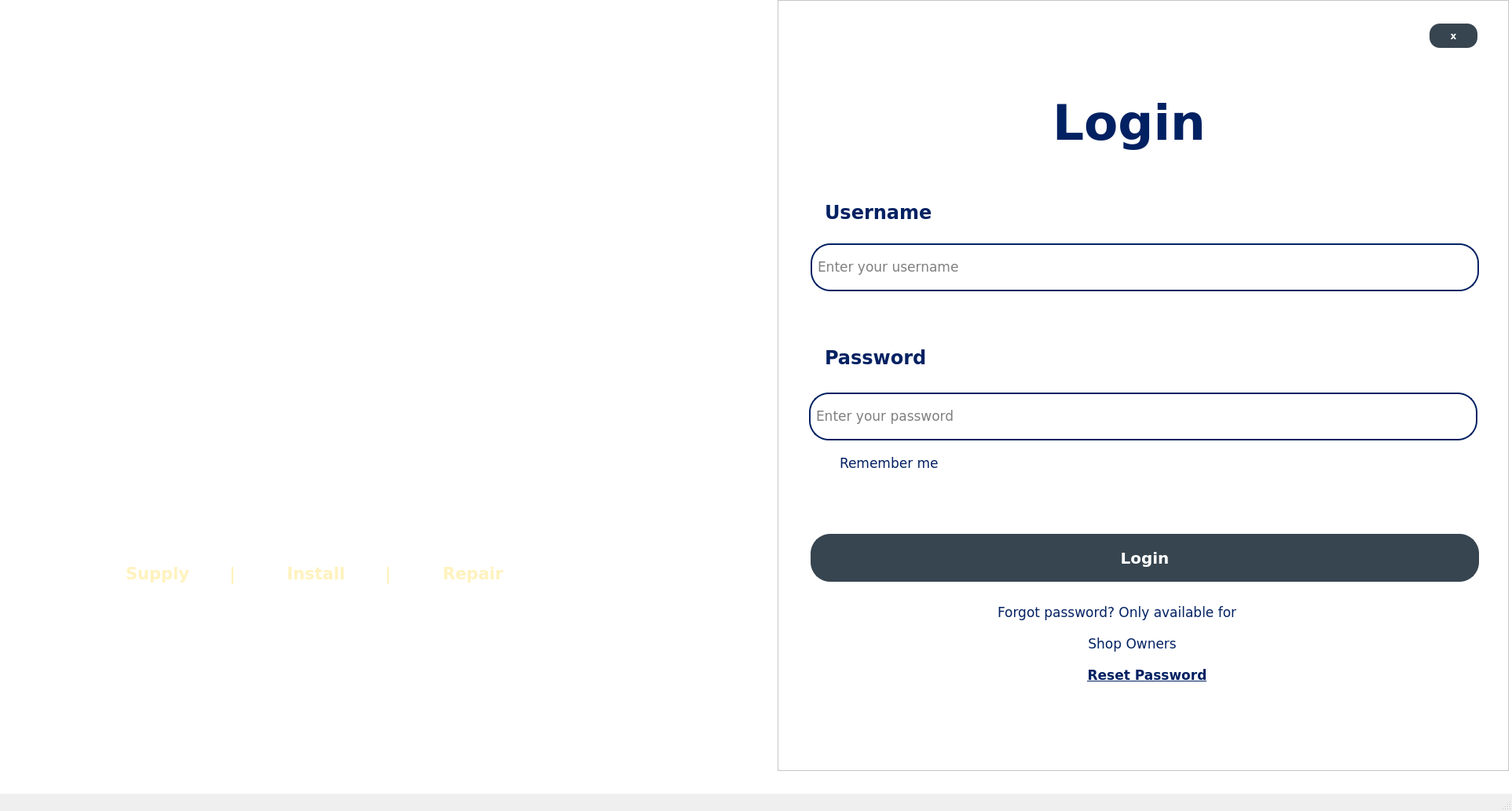
<?xml version="1.0" encoding="UTF-8"?>
<ui version="4.0">
 <class>LOGIN</class>
 <widget class="QMainWindow" name="LOGIN">
  <property name="geometry">
   <rect>
    <x>0</x>
    <y>0</y>
    <width>1925</width>
    <height>1033</height>
   </rect>
  </property>
  <property name="maximumSize">
   <size>
    <width>16777215</width>
    <height>16777215</height>
   </size>
  </property>
  <property name="windowTitle">
   <string>Inventory and Sales Management System</string>
  </property>
  <widget class="QWidget" name="centralwidget">
   <property name="styleSheet">
    <string notr="true">background-color: white;</string>
   </property>
   <widget class="QLabel" name="PIC">
    <property name="geometry">
     <rect>
      <x>0</x>
      <y>0</y>
      <width>1921</width>
      <height>982</height>
     </rect>
    </property>
    <property name="minimumSize">
     <size>
      <width>100</width>
      <height>40</height>
     </size>
    </property>
    <property name="maximumSize">
     <size>
      <width>16777215</width>
      <height>16777215</height>
     </size>
    </property>
    <property name="text">
     <string/>
    </property>
    <property name="pixmap">
     <pixmap resource="jj_owner_resources.qrc">:/JJimages/PIC_log_sign_in.png</pixmap>
    </property>
    <property name="scaledContents">
     <bool>true</bool>
    </property>
   </widget>
   <widget class="QLabel" name="label">
    <property name="geometry">
     <rect>
      <x>270</x>
      <y>130</y>
      <width>451</width>
      <height>331</height>
     </rect>
    </property>
    <property name="styleSheet">
     <string notr="true">background-color: transparent;</string>
    </property>
    <property name="text">
     <string/>
    </property>
    <property name="pixmap">
     <pixmap resource="jj_owner_resources.qrc">:/JJimages/JJLOGO.png</pixmap>
    </property>
    <property name="scaledContents">
     <bool>true</bool>
    </property>
   </widget>
   <widget class="QFrame" name="frame">
    <property name="geometry">
     <rect>
      <x>990</x>
      <y>0</y>
      <width>931</width>
      <height>982</height>
     </rect>
    </property>
    <property name="frameShape">
     <enum>QFrame::StyledPanel</enum>
    </property>
    <property name="frameShadow">
     <enum>QFrame::Raised</enum>
    </property>
    <widget class="QCheckBox" name="checkBox_rememberme">
     <property name="geometry">
      <rect>
       <x>60</x>
       <y>580</y>
       <width>201</width>
       <height>20</height>
      </rect>
     </property>
     <property name="font">
      <font>
       <family>Verdana</family>
       <pointsize>13</pointsize>
      </font>
     </property>
     <property name="styleSheet">
      <string notr="true">color: #022162;
font-family: &quot;Verdana&quot;, sans-serif; 
background: transparent;</string>
     </property>
     <property name="text">
      <string>Remember me</string>
     </property>
    </widget>
    <widget class="QPushButton" name="pushButton_xtolanding">
     <property name="geometry">
      <rect>
       <x>830</x>
       <y>30</y>
       <width>61</width>
       <height>31</height>
      </rect>
     </property>
     <property name="font">
      <font>
       <family>Verdana</family>
       <pointsize>9</pointsize>
       <weight>87</weight>
       <bold>true</bold>
      </font>
     </property>
     <property name="styleSheet">
      <string notr="true">border-radius: 13px; 
padding: 1px; 
font-weight: 700;
font-family: &quot;Verdana&quot;, sans-serif; 
background-color: #374550; 
color: white;</string>
     </property>
     <property name="text">
      <string>x</string>
     </property>
    </widget>
    <widget class="QLabel" name="label_2">
     <property name="geometry">
      <rect>
       <x>350</x>
       <y>90</y>
       <width>261</width>
       <height>131</height>
      </rect>
     </property>
     <property name="font">
      <font>
       <family>Verdana</family>
       <pointsize>47</pointsize>
       <weight>87</weight>
       <bold>true</bold>
      </font>
     </property>
     <property name="styleSheet">
      <string notr="true">color: #022162;
font-weight: 700;
font-family: &quot;Verdana&quot;, sans-serif; 
background: transparent;</string>
     </property>
     <property name="text">
      <string>Login</string>
     </property>
    </widget>
    <widget class="QLabel" name="label_3">
     <property name="geometry">
      <rect>
       <x>60</x>
       <y>240</y>
       <width>181</width>
       <height>61</height>
      </rect>
     </property>
     <property name="font">
      <font>
       <family>Verdana</family>
       <pointsize>18</pointsize>
       <weight>87</weight>
       <bold>true</bold>
      </font>
     </property>
     <property name="styleSheet">
      <string notr="true">color: #022162;
font-weight: 700;
font-family: &quot;Verdana&quot;, sans-serif; 
background: transparent;</string>
     </property>
     <property name="text">
      <string>Username</string>
     </property>
    </widget>
    <widget class="QLabel" name="label_9">
     <property name="geometry">
      <rect>
       <x>60</x>
       <y>420</y>
       <width>181</width>
       <height>71</height>
      </rect>
     </property>
     <property name="font">
      <font>
       <family>Verdana</family>
       <pointsize>18</pointsize>
       <weight>87</weight>
       <bold>true</bold>
      </font>
     </property>
     <property name="styleSheet">
      <string notr="true">color: #022162;
font-weight: 700;
font-family: &quot;Verdana&quot;, sans-serif; 
background: transparent;</string>
     </property>
     <property name="text">
      <string>Password</string>
     </property>
    </widget>
    <widget class="QLineEdit" name="login_usrname">
     <property name="geometry">
      <rect>
       <x>42</x>
       <y>310</y>
       <width>851</width>
       <height>61</height>
      </rect>
     </property>
     <property name="font">
      <font>
       <family>Verdana</family>
       <pointsize>13</pointsize>
      </font>
     </property>
     <property name="styleSheet">
      <string notr="true">border: 2px solid #022162; 
border-radius: 25px; 
padding: 5px;
font-family: &quot;Verdana&quot;, sans-serif; </string>
     </property>
     <property name="placeholderText">
      <string>Enter your username</string>
     </property>
    </widget>
    <widget class="QLineEdit" name="login_password">
     <property name="geometry">
      <rect>
       <x>40</x>
       <y>500</y>
       <width>851</width>
       <height>61</height>
      </rect>
     </property>
     <property name="font">
      <font>
       <family>Verdana</family>
       <pointsize>13</pointsize>
      </font>
     </property>
     <property name="styleSheet">
      <string notr="true">border: 2px solid #022162; 
border-radius: 25px; 
padding: 5px;
font-family: &quot;Verdana&quot;, sans-serif; </string>
     </property>
     <property name="placeholderText">
      <string>Enter your password</string>
     </property>
    </widget>
    <widget class="QPushButton" name="pushButton_LOGIN">
     <property name="geometry">
      <rect>
       <x>42</x>
       <y>680</y>
       <width>851</width>
       <height>61</height>
      </rect>
     </property>
     <property name="font">
      <font>
       <family>Verdana</family>
       <pointsize>15</pointsize>
       <weight>87</weight>
       <bold>true</bold>
      </font>
     </property>
     <property name="styleSheet">
      <string notr="true">border: 2px solid #374550; 
border-radius: 25px; 
padding: 5px; 
font-weight: 700;
font-family: &quot;Verdana&quot;, sans-serif; 
background-color: #374550; 
color: white;</string>
     </property>
     <property name="text">
      <string>Login</string>
     </property>
    </widget>
    <widget class="QLabel" name="label_10">
     <property name="geometry">
      <rect>
       <x>280</x>
       <y>740</y>
       <width>401</width>
       <height>81</height>
      </rect>
     </property>
     <property name="font">
      <font>
       <family>Verdana</family>
       <pointsize>13</pointsize>
       <weight>50</weight>
       <bold>false</bold>
      </font>
     </property>
     <property name="styleSheet">
      <string notr="true">color: #022162;
font-family: &quot;Verdana&quot;, sans-serif; 
background: transparent;</string>
     </property>
     <property name="text">
      <string>Forgot password? Only available for</string>
     </property>
    </widget>
    <widget class="QPushButton" name="pushButton_forgotPass_login_page">
     <property name="geometry">
      <rect>
       <x>360</x>
       <y>840</y>
       <width>221</width>
       <height>41</height>
      </rect>
     </property>
     <property name="font">
      <font>
       <family>Verdana</family>
       <pointsize>13</pointsize>
       <weight>87</weight>
       <bold>true</bold>
       <underline>true</underline>
      </font>
     </property>
     <property name="styleSheet">
      <string notr="true">border-radius: 25px; 
padding: 5px; 
font-weight: 700;
font-family: &quot;Verdana&quot;, sans-serif; 
background-color: transparent; 
color: #022162;</string>
     </property>
     <property name="text">
      <string>Reset Password</string>
     </property>
    </widget>
    <widget class="QLabel" name="label_12">
     <property name="geometry">
      <rect>
       <x>390</x>
       <y>790</y>
       <width>161</width>
       <height>61</height>
      </rect>
     </property>
     <property name="font">
      <font>
       <family>Verdana</family>
       <pointsize>13</pointsize>
       <weight>50</weight>
       <bold>false</bold>
      </font>
     </property>
     <property name="styleSheet">
      <string notr="true">color: #022162;
font-family: &quot;Verdana&quot;, sans-serif; 
background: transparent;</string>
     </property>
     <property name="text">
      <string> Shop Owners</string>
     </property>
    </widget>
   </widget>
   <widget class="QFrame" name="jframe">
    <property name="geometry">
     <rect>
      <x>-10</x>
      <y>460</y>
      <width>951</width>
      <height>431</height>
     </rect>
    </property>
    <property name="styleSheet">
     <string notr="true">background: transparent;</string>
    </property>
    <property name="frameShape">
     <enum>QFrame::StyledPanel</enum>
    </property>
    <property name="frameShadow">
     <enum>QFrame::Raised</enum>
    </property>
    <widget class="QLabel" name="label_18">
     <property name="geometry">
      <rect>
       <x>120</x>
       <y>20</y>
       <width>771</width>
       <height>111</height>
      </rect>
     </property>
     <property name="font">
      <font>
       <family>Verdana</family>
       <pointsize>24</pointsize>
       <weight>87</weight>
       <bold>true</bold>
      </font>
     </property>
     <property name="styleSheet">
      <string notr="true">color: #ffffff;
font-weight: 700;
font-family: &quot;Verdana&quot;, sans-serif; 
background: transparent;
</string>
     </property>
     <property name="text">
      <string>J &amp; J Roofsteel and Gutter Supply</string>
     </property>
    </widget>
    <widget class="QLabel" name="label_6">
     <property name="geometry">
      <rect>
       <x>340</x>
       <y>110</y>
       <width>291</width>
       <height>61</height>
      </rect>
     </property>
     <property name="font">
      <font>
       <family>Verdana</family>
       <pointsize>18</pointsize>
       <weight>87</weight>
       <bold>true</bold>
      </font>
     </property>
     <property name="styleSheet">
      <string notr="true">color: #ffffff;
font-weight: 700;
font-family: &quot;Verdana&quot;, sans-serif; 
background: transparent;
</string>
     </property>
     <property name="text">
      <string>Moalboal Branch</string>
     </property>
    </widget>
    <widget class="QLabel" name="label_11">
     <property name="geometry">
      <rect>
       <x>170</x>
       <y>250</y>
       <width>631</width>
       <height>41</height>
      </rect>
     </property>
     <property name="font">
      <font>
       <family>Verdana</family>
       <pointsize>16</pointsize>
       <weight>87</weight>
       <bold>true</bold>
      </font>
     </property>
     <property name="styleSheet">
      <string notr="true">color: #fff2bd; 
font-weight: 700;
font-family: &quot;Verdana&quot;, sans-serif; 
background: transparent; 
</string>
     </property>
     <property name="text">
      <string>Supply       |         Install       |         Repair    </string>
     </property>
    </widget>
   </widget>
  </widget>
  <widget class="QMenuBar" name="menubar">
   <property name="geometry">
    <rect>
     <x>0</x>
     <y>0</y>
     <width>1925</width>
     <height>26</height>
    </rect>
   </property>
  </widget>
  <widget class="QStatusBar" name="statusbar"/>
 </widget>
 <resources>
  <include location="jj_owner_resources.qrc"/>
  <include location="jj_owner_resources.qrc"/>
 </resources>
 <connections/>
</ui>
